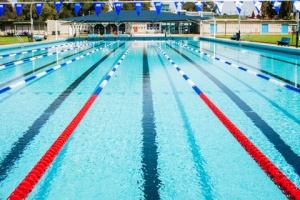
#> input picture anotherpool.jpg, 300 x 200 px, given in place of the camera
$ python main.py ../anotherpool.jpg ../anotherpool.jpg
#> lines starting #> are read from the running program, lines starting #| are printed output that depends on the picture; after the words box and inside, x2 and y2 are one past the last pixel; in counts of white or black regions, pixels touching at a corner belong together
### PyOpenCV/args_helper.py
# Returns a value after key1 or key2 where key to should be a abbreviation of key1. Example: k1="-input" and k2="-i"
# [7 lines left out: function get_value_after_key, not called in this run]


# Returns true if a key is present inside the argument list
def is_key_present(argv, key):
    return get_key_index(argv, key) != -1


def get_key_index(argv, key):
    for i in range(1, len(argv)):
        if (argv[i] == key):
            return i
    return -1


# Returns true if any [key] is present inside the argument list
# [14 lines left out: functions is_any_key_present, get_key_index_first, not called in this run]

### PyOpenCV/find_roi.py
import cv2
import numpy as np
from shapely.geometry import Polygon


# define red color range for the side lane
LOWER_COLOR = np.array([161, 155, 84])
UPPER_COLOR = np.array([179, 255, 255])

# Default rendering properties for the ROI
ROI_MARGIN = 12
ROI_COLOR = (55, 55, 55)
ROI_THICKNESS = 2

# Used to prevent the ROI contour from intersecting with the lane contours
LANE_INTERSECTION_THRESHOLD = - 30

# Should be a value between 0.0 and 1.0, smaller value means the ROI has a reduced height, 1.0 means that the ROI will be 5 meters
ROI_SCALE = 0.9

class RegionOfInterest:

    def __get_new_point(self, p0, p1, scale):
        scale = 1 - scale
        (x0, y0) = p0
        (x1, y1) = p1
        y = y0 + (y1 - y0)*scale
        x = (y - y0)/((y1 - y0)/(x1 - x0)) + x0
        return (x, y)

    def __init__(self, left_hull, right_hull):
        self.x = left_hull["x"] + left_hull["w"] + ROI_MARGIN
        self.y = (left_hull["y"] if left_hull["y"] > right_hull["y"] else right_hull["y"]) + ROI_MARGIN
        self.w = right_hull["x"] - (left_hull["x"] + left_hull["w"]) - 2*ROI_MARGIN
        self.h = left_hull["h"] if left_hull["h"] > right_hull["h"] else right_hull["h"]
        self.topLeftCorner = (self.x, self.y)
        self.topRightCorner = (self.x + self.w, self.y)
        self.botLeftCorner = (left_hull["x"], self.y + self.h)
        self.botRightCorner = (right_hull["x"] + right_hull["w"], self.y + self.h)

        (x, y) = self.__get_new_point(self.topLeftCorner, self.botLeftCorner, ROI_SCALE)
        self.topLeftCorner = (x + ROI_MARGIN, y)
        (x, y) = self.__get_new_point(self.topRightCorner, self.botRightCorner, ROI_SCALE)
        self.topRightCorner = (x - ROI_MARGIN, y)

        # The lane hulls
        self.leftHull = left_hull["hull"]
        self.rightHull = right_hull["hull"]

        # This section will adjust the bottom corners in case they intersect with the left and right contours
        dist = - 100
        while True:
            dist = cv2.pointPolygonTest(self.leftHull, self.botLeftCorner, True)
            if dist > LANE_INTERSECTION_THRESHOLD:
                (x, y) = self.botLeftCorner
                self.botLeftCorner = (x + 15, y)
            else: break
        while True:
            dist = cv2.pointPolygonTest(self.rightHull, self.botRightCorner, True)
            if dist > LANE_INTERSECTION_THRESHOLD:
                (x, y) = self.botRightCorner
                self.botRightCorner = (x - 15, y)
            else: break

        # Creates a contour of the points making up the ROI
        self.contour = np.array([self.topLeftCorner, self.botLeftCorner, self.botRightCorner, self.topRightCorner], np.int32)


    def draw(self, frame, color=ROI_COLOR, thickness=ROI_THICKNESS, drawLaneContours=False):
        cv2.drawContours(frame, [self.contour], 0, color, thickness)
        if drawLaneContours:
            cv2.drawContours(frame, [self.rightHull], -1, (0, 0, 255), 1)
            cv2.drawContours(frame, [self.leftHull], -1, (0, 0, 255), 1)

    # [4 lines left out: function rect_is_inside, not called in this run]

    def point_is_inside(self, x, y):
        p1 = Polygon([(x, y), (x + 1, y + 1), (x + 2, y + 2)])
        p2 = Polygon([self.topLeftCorner, self.botLeftCorner, self.botRightCorner, self.topRightCorner])
        return p1.intersects(p2)


def find_region_of_interest(frame):

    hsv = cv2.cvtColor(frame, cv2.COLOR_BGR2HSV)

    #Clear out the noise using Gaussian Blur Algorithm
    blurred_frameHSV = cv2.GaussianBlur(hsv, (5, 5), 0)

    #Define kernel
    convince = cv2.getStructuringElement(cv2.MORPH_RECT,(5,5))

    #Dilate the image
    dilated = cv2.dilate(blurred_frameHSV,convince,5)

    #Mask the dilated range
    mask = cv2.inRange(dilated, LOWER_COLOR, UPPER_COLOR)

    contours, hierarchy = cv2.findContours(mask, cv2.RETR_TREE, cv2.CHAIN_APPROX_NONE)

    hulls = __get_largest_hulls(contours, sorted=True)
    if (len(hulls) < 2):
        print("ERROR: Lost one or more of the lanes")
        return None # Currently does not support corner lanes

    hulls = hulls[:2] ## need to test what would happen if it found 0 or 1...


    left, right = __left_right_sort(hulls[0], hulls[1])

    roi = RegionOfInterest(left, right)

    # DEBUG: show mask and frame on separate screen
    #   cv2.imshow('mask', mask)

    return roi


def __get_largest_hulls(contours, sorted=True):
    hulls = []
    for contour in contours:
        hull = cv2.convexHull(contour)
        x, y, w, h = cv2.boundingRect(hull)
        area = w*h
        if area > 1000:
            hulls.append({"contour": contour, "hull": hull, "area": area, "x": x, "y": y, "w": w, "h": h})
    if (sorted):
        hulls.sort(key=lambda dct: dct['area'], reverse=True)
    return hulls


def __left_right_sort(hull_dict_a, hull_dict_b):
    if (hull_dict_b["x"] <  hull_dict_a["x"]):
        return hull_dict_b, hull_dict_a
    return hull_dict_a, hull_dict_b

### PyOpenCV/find_swimmer.py
import cv2
import numpy as np
from shapely.geometry import Polygon
from find_roi import RegionOfInterest

# define color range for the side lane
lower_color = np.array([161, 155, 84])
upper_color = np.array([179, 255, 255])

SWIM_COLOR = (55, 55, 55)
SWIM_THICKNESS = 2
LANE_INTERSECTION_THRESHOLD = - 30

swimmer_mask = None


def get_swimmer_mask():
    return swimmer_mask


# [4 lines left out: function set_lower_color, not called in this run]


def set_upper_color(upper):
    global upper_color
    upper_color = upper


def get_upper_color():
    return upper_color

def get_lower_color():
    return lower_color


class Swimmer:

    # [5 lines left out: function __init__, not called in this run]

    def draw(self, frame, color=SWIM_COLOR, thickness=SWIM_THICKNESS):
        cv2.rectangle(frame,(self.x, self.y),(self.x + self.w, self.y + self.h), color, thickness)


# Takes a frame and the roi returns a swimmer object
def find_swimmer(frame, roi):
    global swimmer_mask

    hsv = cv2.cvtColor(frame, cv2.COLOR_BGR2HSV)

    #Clear out the noise using Gaussian Blur Algorithm
    blurred_frameHSV = cv2.GaussianBlur(hsv, (5, 5), 0)

    #Define kernel
    convince = cv2.getStructuringElement(cv2.MORPH_RECT, (5,5))

    #Dilate the image
    dilated = cv2.dilate(blurred_frameHSV,convince,5)

    #Mask the dilated range
    swimmer_mask = cv2.inRange(dilated, lower_color, upper_color)

    contours, hierarchy = cv2.findContours(swimmer_mask, cv2.RETR_TREE, cv2.CHAIN_APPROX_NONE)

    swim_x1 = 99999999
    swim_y1 = 99999999
    swim_x2 = -99999999
    swim_y2 = -99999999
    swimmer_found = False

    for contour in contours:
        hull = cv2.convexHull(contour)
        x, y, w, h = cv2.boundingRect(hull)

        # This part filters away contours that does not have 3 out of 4 points inside the ROI
        if roi is not None:
            inside_point_count = 0
            if roi.point_is_inside(x, y):
                inside_point_count = inside_point_count + 1
            if roi.point_is_inside(x + w, y):
                inside_point_count = inside_point_count + 1
            if roi.point_is_inside(x + w, y + h):
                inside_point_count = inside_point_count + 1
            if inside_point_count < 3 and roi.point_is_inside(x, y + h):
                inside_point_count = inside_point_count + 1
        else:
            inside_point_count = 4 #since

        if inside_point_count >= 3:
            swimmer_found = True
            if x < swim_x1:
                swim_x1 = x
            if y < swim_y1:
                swim_y1 = y
            if (x + w) > swim_x2:
                swim_x2 = x + w
            if (y + h) > swim_y2:
                swim_y2 = y + h

    if swimmer_found:
        return Swimmer(swim_x1, swim_y1, swim_x2 - swim_x1, swim_y2 - swim_y1)
    else:
        return None

### PyOpenCV/main.py
import cv2
import numpy as np
import time
import sys
import imutils
import args_helper as args_helper
import hsv_picker as hsv_picker

import find_roi as find_roi
from find_roi import RegionOfInterest
import find_swimmer
from find_swimmer import Swimmer

END_KEY = 'q'

drawing = True
mousePos = (0, 0)

last_entered_ts = 0
last_exited_ts = 0
last_found_ts = 0
has_left = True
pool_length = 25

DEFAULT_FRAME_H = 540
DEFAULT_FRAME_W = 960


# Default value is 1 which means that every frame will be processed. 2 = every other frame, 3 = every third frame and so on...
FRAME_PROCESSED_FACTOR = 1
if FRAME_PROCESSED_FACTOR < 1:
    FRAME_PROCESSED_FACTOR = 1

# Time in seconds which the object is allowed to be lost without alerting the system on exit
MIN_TIME_SINCE_LAST_FOUND = 1.0

lapses = []

def __on_enter(ts):
    global last_entered_ts
    last_entered_ts = ts
    print("ENTER: ", ts)


def __on_exit(ts):
    global has_left, last_exited_ts
    if (last_exited_ts != 0):
        lapse_time = t - last_exited_ts
        print("lapse duration: ", lapse_time, " s")
        velocity = pool_length/lapse_time
        print("average swim speed: ", velocity, " m/s")
        lapses.append(lapse_time)
    last_exited_ts = t - MIN_TIME_SINCE_LAST_FOUND
    print("EXIT: ", last_exited_ts)
    has_left = True


if __name__ == "__main__":

    videofile = 0 # default, watch live feed

    arg_len = len(sys.argv)
    if arg_len > 1:
        if sys.argv[1] == "-v" or sys.argv[1] == "-video":
            if arg_len <= 2:
                print("ERROR: Need to specify video file.")
                exit()
            videofile = sys.argv[2]
            if not (videofile.endswith(".mp4")):
                print("ERROR: Videofile must end with .mp4")
                exit()

    rotation_angle = 0
    if args_helper.is_key_present(sys.argv, "-r") or args_helper.is_key_present(sys.argv, "-rotation"):
        rotation_angle = int(args_helper.get_value_after_key(sys.argv, "-r", "-rotation"))


    frameW = DEFAULT_FRAME_W
    if args_helper.is_key_present(sys.argv, "-w") or args_helper.is_key_present(sys.argv, "-width"):
        frameW = int(args_helper.get_value_after_key(sys.argv, "-w", "-width"))
    frameH = DEFAULT_FRAME_H
    if args_helper.is_key_present(sys.argv, "-h") or args_helper.is_key_present(sys.argv, "-height"):
        frameH = int(args_helper.get_value_after_key(sys.argv, "-h", "-height"))


    cap = cv2.VideoCapture(videofile)

    i = -1
    while cap.isOpened():
        success, frame = cap.read()
#> frame is the input picture: shape (200, 300, 3); mean B, G, R 190, 180.1, 124.2

        if not success:
            break

        if rotation_angle != 0:
            frame = imutils.rotate_bound(frame, angle=rotation_angle)

        i = (i + 1) % FRAME_PROCESSED_FACTOR
        if not i == 0:
            continue

        frame = cv2.resize(frame, (frameW, frameH))
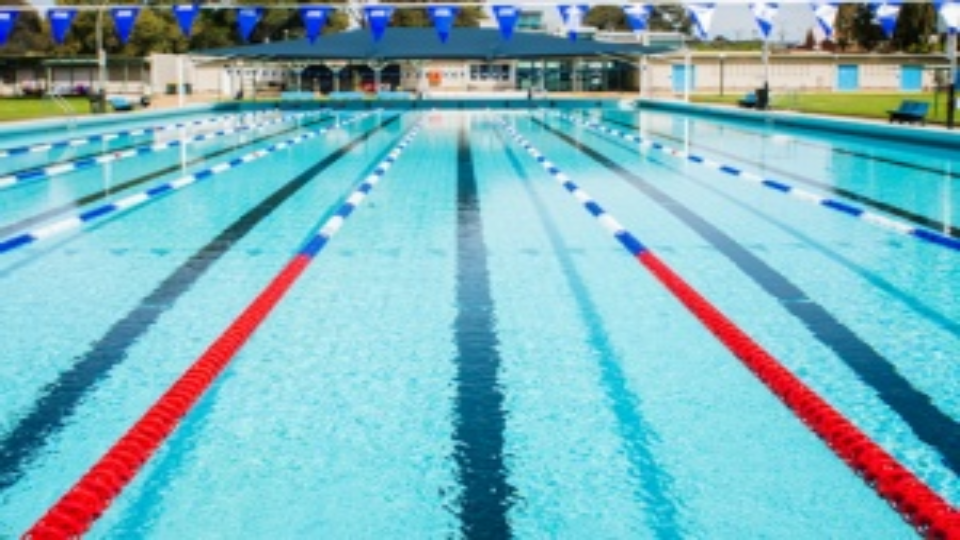
#> frame: shape (540, 960, 3); mean B, G, R 189.9, 180, 124.1
        cv2.imshow('frame', frame)

        roi = find_roi.find_region_of_interest(frame)
#> in find_region_of_interest, `hsv = cv2.cvtColor(frame, cv2.COLOR_BGR2HSV)`: hsv: shape (540, 960, 3); mean H, S, V 90.9, 115.7, 201
#> in find_region_of_interest, `blurred_frameHSV = cv2.GaussianBlur(hsv, (5, 5), 0)`: blurred_frameHSV: shape (540, 960, 3); mean H, S, V 90.9, 115.7, 201
#> in find_region_of_interest, `dilated = cv2.dilate(blurred_frameHSV,convince,5)`: dilated: shape (540, 960, 3); mean H, S, V 94.6, 130.7, 212.2
#> in find_region_of_interest, `mask = cv2.inRange(dilated, LOWER_COLOR, UPPER_COLOR)`:
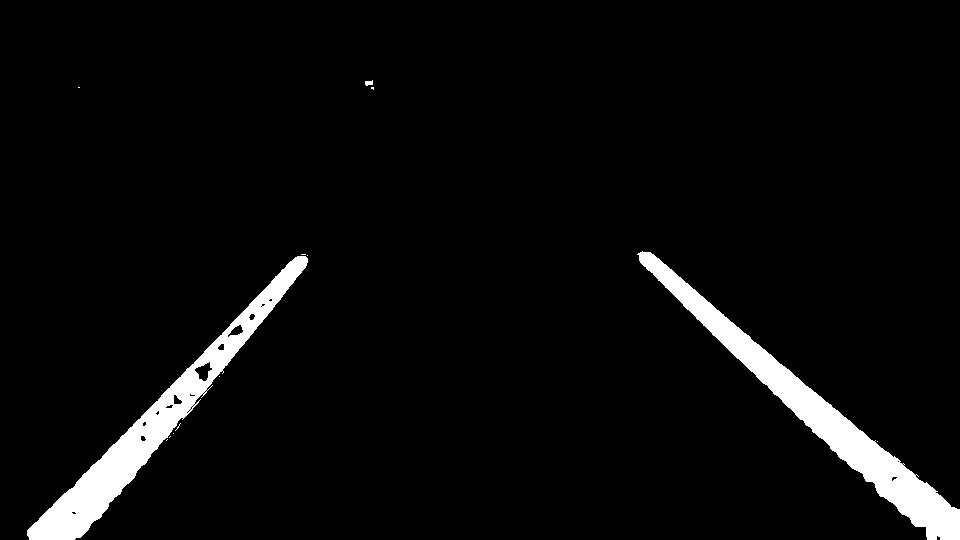
#> mask: shape (540, 960); 4.4% white; 13 white regions (10 under 20 px)
#> in find_region_of_interest, `contours, hierarchy = cv2.findContours(mask, cv2.RETR_TREE, cv2.CHAIN_..`: contours = 42 contours, 32 with area under 20; largest, box (x1, y1, x2, y2) and area: (637, 251, 960, 540) 11470, (27, 256, 308, 540) 11086, (194, 361, 213, 382) 195, (227, 324, 244, 338) 104, (173, 394, 183, 405) 60
#> the loop in __get_largest_hulls, `for contour in contours:` made 42 passes
#> (x, y, w, h, area) on passes 7, 8, 9, 10, 13, 19, 21, 22, 27, 28, 29, 30: (27, 256, 281, 284, 79804), (71, 511, 6, 4, 24), (140, 435, 7, 7, 49), (142, 421, 5, 6, 30), (155, 410, 5, 6, 30), (165, 404, 9, 5, 45), (173, 394, 10, 11, 110), (189, 393, 7, 4, 28), (194, 361, 19, 21, 399), (217, 343, 8, 8, 64), (227, 324, 17, 14, 238), (248, 313, 8, 8, 64)
#> (hull, x, y, w, h, area) on pass 5: ([[180, 423], [178, 427], [175, 430], [179, 424]], 175, 423, 6, 8, 48)
#> after the loop in __get_largest_hulls, `for contour in contours:`: hulls = 2 items
#> in find_region_of_interest, `left, right = __left_right_sort(hulls[0], hulls[1])`: left = {'contour': contour of 699 points, box (x1, y1, x2, y2) (27, 256, 308, 540), area 11086, 'hull': contour of 17 points, box (x1, y1, x2, y2) (27, 256, 308, 540), area 12198, 'area': 79804, 'x': 27, 'y': 256, 'w': 281, 'h': 284}; right = {'contour': contour of 755 points, box (x1, y1, x2, y2) (637, 251, 960, 540), area 11470, 'hull': contour of 15 points, box (x1, y1, x2, y2) (637, 251, 960, 540), area 12835, 'area': 93347, 'x': 637, 'y': 251, 'w': 323, 'h': 289}
#> in __init__, `self.x = left_hull["x"] + left_hull["w"] + ROI_MARGIN`: self.x = 320
#> in __init__, `self.y = (left_hull["y"] if left_hull["y"] > right_hull["y"] else righ..`: self.y = 268
#> in __init__, `self.w = right_hull["x"] - (left_hull["x"] + left_hull["w"]) - 2*ROI_M..`: self.w = 305
#> in __init__, `self.h = left_hull["h"] if left_hull["h"] > right_hull["h"] else right..`: self.h = 289
#> in __init__, `self.topLeftCorner = (self.x, self.y)`: self.topLeftCorner = (320, 268)
#> in __init__, `self.topRightCorner = (self.x + self.w, self.y)`: self.topRightCorner = (625, 268)
#> in __init__, `self.botLeftCorner = (left_hull["x"], self.y + self.h)`: self.botLeftCorner = (27, 557)
#> in __init__, `self.botRightCorner = (right_hull["x"] + right_hull["w"], self.y + sel..`: self.botRightCorner = (960, 557)
#> in __get_new_point, `(x0, y0) = p0`: x0 = 320; y0 = 268
#> in __get_new_point, `(x1, y1) = p1`: x1 = 27; y1 = 557
#> in __get_new_point, `y = y0 + (y1 - y0)*scale`: y = 296.9
#> in __get_new_point, `x = (y - y0)/((y1 - y0)/(x1 - x0)) + x0`: x = 290.7
#> in __init__, `(x, y) = self.__get_new_point(self.topLeftCorner, self.botLeftCorner, ..`: y = 296.9
#> in __init__, `self.topLeftCorner = (x + ROI_MARGIN, y)`: self.topLeftCorner = (302.7, 296.9)
#> in __init__, `(x, y) = self.__get_new_point(self.topRightCorner, self.botRightCorner..`: x = 658.5
#> in __init__, `self.topRightCorner = (x - ROI_MARGIN, y)`: self.topRightCorner = (646.5, 296.9)
#> in __init__, `self.leftHull = left_hull["hull"]`: self.leftHull = contour of 17 points, box (x1, y1, x2, y2) (27, 256, 308, 540), area 12198
#> in __init__, `self.rightHull = right_hull["hull"]`: self.rightHull = contour of 15 points, box (x1, y1, x2, y2) (637, 251, 960, 540), area 12835
#> the loop in __init__, `while True:` made 7 passes
#> (dist, x, self.botLeftCorner) on passes 1 to 6: (-18.11, 27, (42, 557)), (-18, 42, (57, 557)), (-18, 57, (72, 557)), (-18, 72, (87, 557)), (-21.19, 87, (102, 557)), (-29.7, 102, (117, 557))
#> dist on pass 7: -40.31
#> the loop in __init__, `while True:` made 5 passes
#> (dist, x, self.botRightCorner) on passes 1 to 4: (-18.03, 960, (945, 557)), (-18, 945, (930, 557)), (-18, 930, (915, 557)), (-21.63, 915, (900, 557))
#> dist on pass 5: -31.51
#> in __init__, `self.contour = np.array([self.topLeftCorner, self.botLeftCorner, self...`: self.contour = [[302, 296], [117, 557], [900, 557], [646, 296]]
        swimmer = find_swimmer.find_swimmer(frame, roi)
#> the loop in find_swimmer, `for contour in contours:` made 42 passes
#> (hull, x, y, w, h, inside_point_count) on passes 2, 3, 5, 11, 12, 14, 15, 17, 18, 20: ([[167, 439], [166, 440]], 166, 439, 2, 2, 0), ([[170, 436], [169, 437]], 169, 436, 2, 2, 0), ([[180, 423], [178, 427], [175, 430], [179, 424]], 175, 423, 6, 8, 0), ([[186, 412], [187, 411], [188, 412], [187, 413]], 186, 411, 3, 3, 0), ([[187, 411], [188, 410], [189, 411], [188, 412]], 187, 410, 3, 3, 0), ([[188, 410], [189, 409], [190, 410], [189, 411]], 188, 409, 3, 3, 0), ([[189, 409], [190, 408], [191, 409], [190, 410]], 189, 408, 3, 3, 0), ([[191, 406], [192, 405], [193, 406], [192, 407]], 191, 405, 3, 3, 0), ([[192, 405], [193, 404], [194, 405], [193, 406]], 192, 404, 3, 3, 0), ([[193, 404], [194, 403], [195, 404], [194, 405]], 193, 403, 3, 3, 0)
#> (contour, x, y, w, h, inside_point_count) on pass 41: ([[78, 87], [79, 87]], 78, 87, 2, 1, 0)
#> after the loop in find_swimmer, `for contour in contours:`: swim_x1 = 99999999; swim_x2 = -99999999; swim_y1 = 99999999; swim_y2 = -99999999

        t = time.time()

        if swimmer != None:
            last_found_ts = t
            if (last_entered_ts < t - MIN_TIME_SINCE_LAST_FOUND and has_left):
                __on_enter(t)

            has_left = False
            # Render
            swimmer.draw(frame, (0, 0, 0), 2)

        else:
            # if the object hasn't been found for a certain amount of time, and it was previously inside the ROI
            if last_found_ts < t - MIN_TIME_SINCE_LAST_FOUND and not has_left:
                __on_exit(t)

        if roi != None:
            if has_left:
                roi.draw(frame, drawLaneContours=False, color=(0, 0, 255))
#> in draw, `cv2.drawContours(frame, [self.contour], 0, color, thickness)`:
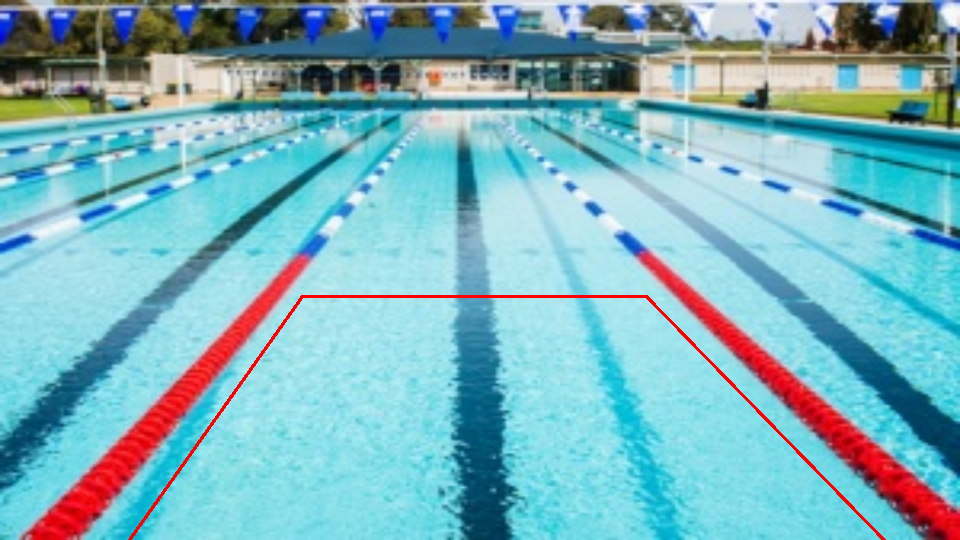
#> frame: shape (540, 960, 3); 0.59% of pixels changed, all inside (x1, y1, x2, y2) = (128, 295, 886, 540)
            else:
                roi.draw(frame, drawLaneContours=False, color=(0, 255, 0))

        cv2.imshow('frame', frame)

        swimmer_mask = find_swimmer.get_swimmer_mask()
        cv2.imshow('mask', swimmer_mask)


        key = cv2.waitKey(5)
#> (key Esc is pressed here)
        if key == ord(END_KEY):
            break

        elif key == ord("p"):
            hsv_picker.set_image(frame)
            hsv_picker.setup_trackbars("HSV")

            cv2.waitKey(0)

        elif key == ord("b"):
            cv2.waitKey(0)

    cap.release()
    cv2.destroyAllWindows()
